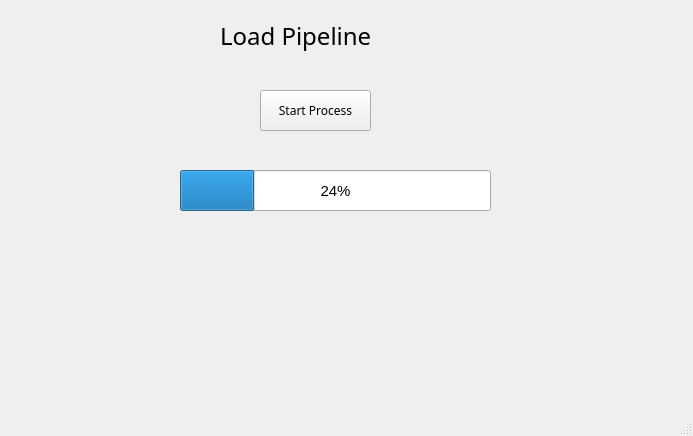
<?xml version="1.0" encoding="UTF-8"?>
<ui version="4.0">
 <class>MainWindow</class>
 <widget class="QMainWindow" name="MainWindow">
  <property name="geometry">
   <rect>
    <x>0</x>
    <y>0</y>
    <width>693</width>
    <height>436</height>
   </rect>
  </property>
  <property name="font">
   <font>
    <family>Old Antic Bold</family>
   </font>
  </property>
  <property name="windowTitle">
   <string>MainWindow</string>
  </property>
  <property name="styleSheet">
   <string notr="true">background-image: url(:/newPrefix/image.jpeg);
background-image: url(:/newPrefix/stone.jpg);
background-image: url(:/newPrefix/texture.jpg);
background-image: url(:/newPrefix/image.jpeg);
background-image: url(:/newPrefix/image.jpeg);
background-image: url(:/newPrefix/texture.jpg);
background-image: url(:/newPrefix/texture.jpg);
background-image: url(:/newPrefix/stone.jpg);</string>
  </property>
  <widget class="QWidget" name="centralwidget">
   <widget class="QPushButton" name="pushButton">
    <property name="geometry">
     <rect>
      <x>260</x>
      <y>90</y>
      <width>111</width>
      <height>41</height>
     </rect>
    </property>
    <property name="font">
     <font>
      <family>Leelawadee</family>
     </font>
    </property>
    <property name="text">
     <string>Start Process</string>
    </property>
   </widget>
   <widget class="QLabel" name="label">
    <property name="geometry">
     <rect>
      <x>220</x>
      <y>10</y>
      <width>211</width>
      <height>51</height>
     </rect>
    </property>
    <property name="font">
     <font>
      <family>Rockwell</family>
      <pointsize>18</pointsize>
     </font>
    </property>
    <property name="lineWidth">
     <number>1</number>
    </property>
    <property name="text">
     <string>Load Pipeline</string>
    </property>
   </widget>
   <widget class="QProgressBar" name="progressBar">
    <property name="geometry">
     <rect>
      <x>180</x>
      <y>170</y>
      <width>311</width>
      <height>41</height>
     </rect>
    </property>
    <property name="font">
     <font>
      <family>MS Shell Dlg 2</family>
      <pointsize>11</pointsize>
     </font>
    </property>
    <property name="value">
     <number>24</number>
    </property>
   </widget>
  </widget>
  <widget class="QMenuBar" name="menubar">
   <property name="geometry">
    <rect>
     <x>0</x>
     <y>0</y>
     <width>693</width>
     <height>26</height>
    </rect>
   </property>
  </widget>
  <widget class="QStatusBar" name="statusbar"/>
 </widget>
 <resources>
  <include location="f.qrc"/>
 </resources>
 <connections/>
</ui>
